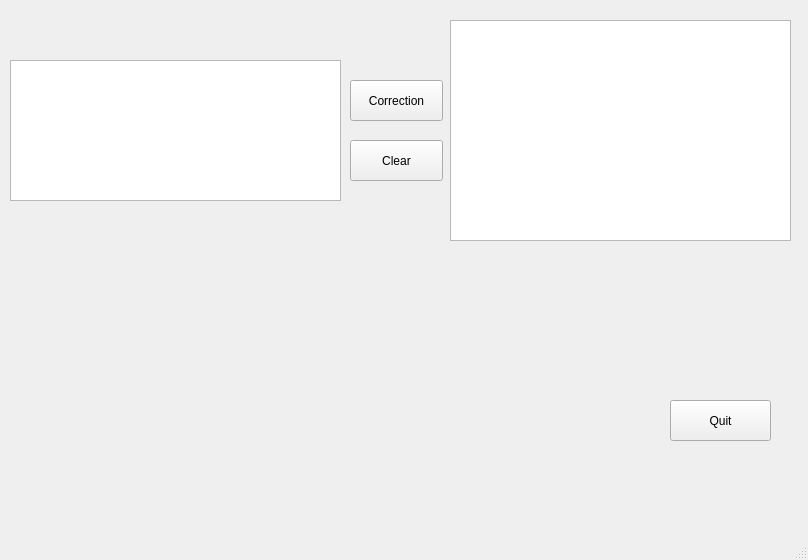
<?xml version="1.0" encoding="UTF-8"?>
<ui version="4.0">
 <class>SpellingCorrection</class>
 <widget class="QMainWindow" name="SpellingCorrection">
  <property name="geometry">
   <rect>
    <x>0</x>
    <y>0</y>
    <width>808</width>
    <height>560</height>
   </rect>
  </property>
  <property name="windowTitle">
   <string>MainWindow</string>
  </property>
  <widget class="QWidget" name="centralwidget">
   <widget class="QPushButton" name="pushButton">
    <property name="geometry">
     <rect>
      <x>350</x>
      <y>80</y>
      <width>93</width>
      <height>41</height>
     </rect>
    </property>
    <property name="text">
     <string>Correction</string>
    </property>
   </widget>
   <widget class="QPushButton" name="pushButton_2">
    <property name="geometry">
     <rect>
      <x>670</x>
      <y>400</y>
      <width>101</width>
      <height>41</height>
     </rect>
    </property>
    <property name="text">
     <string>Quit</string>
    </property>
   </widget>
   <widget class="QPushButton" name="pushButton_3">
    <property name="geometry">
     <rect>
      <x>350</x>
      <y>140</y>
      <width>93</width>
      <height>41</height>
     </rect>
    </property>
    <property name="text">
     <string>Clear</string>
    </property>
   </widget>
   <widget class="QListWidget" name="listWidget">
    <property name="geometry">
     <rect>
      <x>450</x>
      <y>20</y>
      <width>341</width>
      <height>221</height>
     </rect>
    </property>
   </widget>
   <widget class="QTextEdit" name="textEdit">
    <property name="geometry">
     <rect>
      <x>10</x>
      <y>60</y>
      <width>331</width>
      <height>141</height>
     </rect>
    </property>
   </widget>
  </widget>
  <widget class="QMenuBar" name="menubar">
   <property name="geometry">
    <rect>
     <x>0</x>
     <y>0</y>
     <width>808</width>
     <height>26</height>
    </rect>
   </property>
  </widget>
  <widget class="QStatusBar" name="statusbar"/>
 </widget>
 <resources/>
 <connections/>
</ui>
